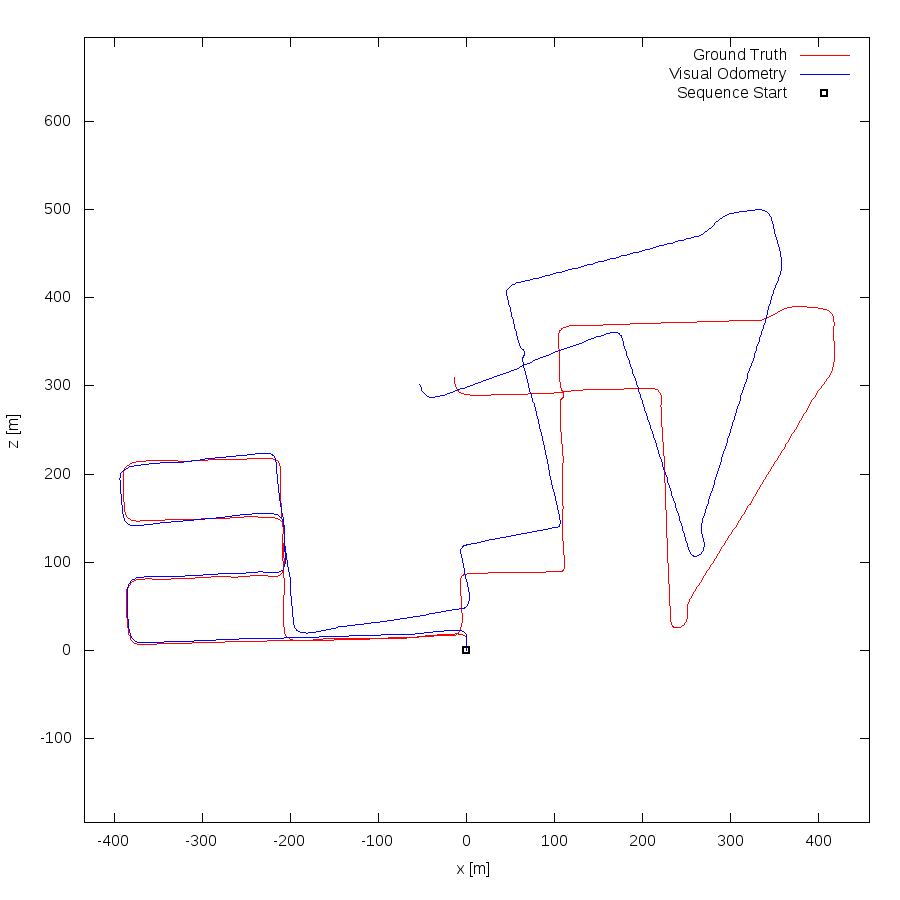

This figure's gnuplot source:
set term postscript eps enhanced color
set output "08.eps"
set size ratio -1
set xrange [-434:458]
set yrange [-196:696]
set xlabel "x [m]"
set ylabel "z [m]"
plot "08.txt" using 1:2 lc rgb "#FF0000" title 'Ground Truth' w lines,"08.txt" using 3:4 lc rgb "#0000FF" title 'Visual Odometry' w lines,"< head -1 08.txt" using 1:2 lc rgb "#000000" pt 4 ps 1 lw 2 title 'Sequence Start' w points
